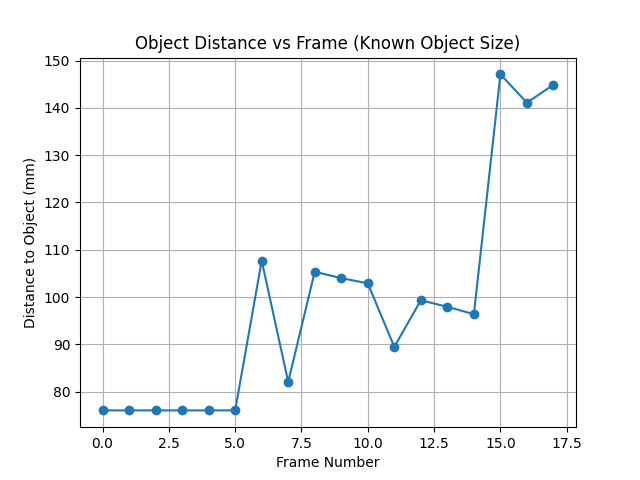

Here is the Python script that generated this plot:
import cv2
import numpy as np
import glob
import matplotlib.pyplot as plt
import re
import os

fx = 825.0900600547
object_width_mm = 59

os.makedirs("output3", exist_ok=True)

image_paths = glob.glob("images/T*.jpg")

def frame_number(path):
    return int(re.search(r'\d+', path).group())

image_paths = sorted(image_paths, key=frame_number)

distances = []
frames = []

for i, path in enumerate(image_paths):

    img = cv2.imread(path)
    gray = cv2.cvtColor(img, cv2.COLOR_BGR2GRAY)

    # moderate blur
    # blur = cv2.GaussianBlur(gray, (11,11), 0)
    # cv2.imwrite(f"output3/T{i+1}_blur.png", blur)
    blur = cv2.GaussianBlur(gray, (5,5), 0)
    _, bw = cv2.threshold(blur, 10, 255, cv2.THRESH_BINARY + cv2.THRESH_OTSU)
    cv2.imwrite(f"output3/T{i+1}_bw.png", bw)

    # sobel vertical edges (strong for can sides)
    sobelx = cv2.Sobel(bw, cv2.CV_64F, 1, 0, ksize=5)

    sobelx = np.absolute(sobelx)
    sobelx = np.uint8(sobelx)

    cv2.imwrite(f"output3/T{i+1}_sobel.png", sobelx)

    # threshold to get edges
    _, edges = cv2.threshold(sobelx, 50, 255, cv2.THRESH_BINARY)

    cv2.imwrite(f"output3/T{i+1}_edges.png", edges)

    # -----------------------------
    # Morphological closing
    # -----------------------------
    kernel = np.ones((15,15), np.uint8)
    edges = cv2.morphologyEx(edges, cv2.MORPH_CLOSE, kernel)

    # -----------------------------
    # Find contours
    # -----------------------------
    contours, _ = cv2.findContours(
        edges,
        cv2.RETR_EXTERNAL,
        cv2.CHAIN_APPROX_SIMPLE
    )

    if len(contours) == 0:
        continue

    # filter by area (ignore tiny text contours)
    contours = sorted(contours, key=cv2.contourArea, reverse=True)

    largest = contours[0]

    x,y,w,h = cv2.boundingRect(largest)

    Z = (fx * object_width_mm) / w

    distances.append(Z)
    frames.append(i)

    # -----------------------------
    # Visualization
    # -----------------------------
    vis = img.copy()

    cv2.rectangle(vis,(x,y),(x+w,y+h),(0,255,0),3)

    cv2.putText(
        vis,
        f"W={w}px  Z={Z:.1f}mm",
        (30,40),
        cv2.FONT_HERSHEY_SIMPLEX,
        1,
        (0,255,0),
        2
    )

    cv2.imwrite(f"output2/T{i+1}_detect.png", vis)

    print(f"Frame {i}: width={w}px distance={Z:.2f} mm")

# -----------------------------
# Plot distance vs frame
# -----------------------------
plt.figure()

plt.plot(frames, distances, marker='o')

plt.xlabel("Frame Number")
plt.ylabel("Distance to Object (mm)")
plt.title("Object Distance vs Frame (Known Object Size)")

plt.grid()

plt.savefig("time_to_impact_3.png")
